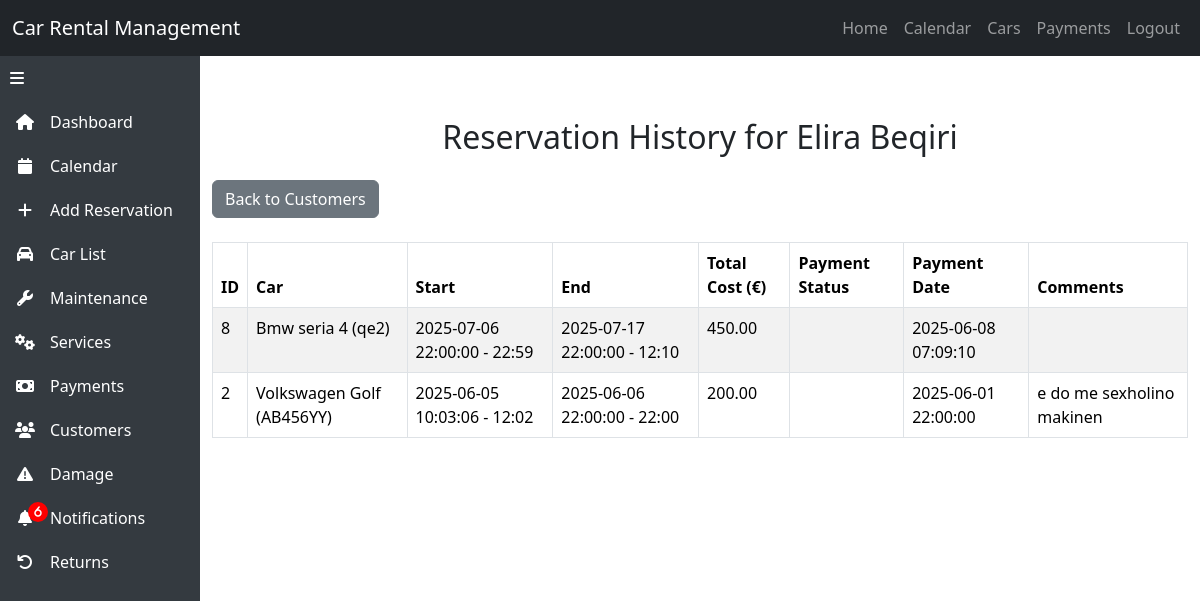
/customer_history.php?customer_id=2 (signed in), run on the app's committed database.
### tables this page shows
CREATE TABLE `customers` (
  `customer_id` int(11) NOT NULL,
  `name` varchar(255) NOT NULL,
  `phone` varchar(50) DEFAULT NULL,
  `license_number` varchar(100) DEFAULT NULL,
  `business_id` int(11) DEFAULT NULL
);

CREATE TABLE `reservations` (
  `reservation_id` int(11) NOT NULL,
  `car_id` int(11) NOT NULL,
  `customer_id` int(11) NOT NULL,
  `start_date` timestamp NOT NULL DEFAULT current_timestamp() ON UPDATE current_timestamp(),
  `end_date` timestamp NULL DEFAULT NULL,
  `total_cost` decimal(10,2) DEFAULT NULL,
  `start_time` time DEFAULT NULL,
  `end_time` time DEFAULT NULL,
  `comments` text DEFAULT NULL
);

CREATE TABLE `cars` (
  `car_id` int(11) NOT NULL,
  `business_id` int(11) NOT NULL,
  `brand` varchar(100) DEFAULT NULL,
  `model` varchar(100) DEFAULT NULL,
  `license_plate` varchar(50) DEFAULT NULL
);

CREATE TABLE `payments` (
  `payment_id` int(11) NOT NULL,
  `reservation_id` int(11) NOT NULL,
  `amount` decimal(10,2) DEFAULT NULL,
  `payment_date` timestamp NOT NULL DEFAULT current_timestamp() ON UPDATE current_timestamp(),
  `status` enum('payed','pending') DEFAULT NULL
);

### customer_history.php (the view, shortened to what this page needs)
<?php
require_once 'header.php';
$errors = [];
$customer = null;
$reservation_history = [];
if (!isset($_GET['customer_id']) || !is_numeric($_GET['customer_id'])) {
    $errors[] = 'Invalid customer ID';
} else {
    try {
        $stmt = $conn->prepare("SELECT business_id FROM users WHERE email = ?");
        $stmt->bind_param("s", $_SESSION['email']);
        $stmt->execute();
        $result = $stmt->get_result();
        $user = $result->fetch_assoc();
        $business_id = $user['business_id'];
        $customer_id = (int)$_GET['customer_id'];
        $stmt = $conn->prepare("SELECT name FROM customers WHERE customer_id = ? AND business_id = ?");
        $stmt->bind_param("ii", $customer_id, $business_id);
        $stmt->execute();
        $customer = $stmt->get_result()->fetch_assoc();
        $stmt = $conn->prepare("
            SELECT r.reservation_id, r.start_date, TIME_FORMAT(r.start_time, '%H:%i') AS start_time,
                   r.end_date, TIME_FORMAT(r.end_time, '%H:%i') AS end_time, r.total_cost, r.comments,
                   c.brand, c.model, c.license_plate, p.status, p.payment_date
            FROM reservations r
            JOIN cars c ON r.car_id = c.car_id
            JOIN payments p ON r.reservation_id = p.reservation_id
            WHERE r.customer_id = ? AND c.business_id = ?
            ORDER BY r.start_date DESC
        ");
        $stmt->bind_param("ii", $customer_id, $business_id);
        $stmt->execute();
        $reservation_history = $stmt->get_result()->fetch_all(MYSQLI_ASSOC);
    } catch (Exception $e) {
        $errors[] = 'Database error: ' . $e->getMessage();
    }
}
?>
<!DOCTYPE html>
<html lang="en">
<head>
</head>
<body>
    <div class="main-content" id="mainContent">
        <div class="container my-5">
            <h2 class="text-center mb-4">
                Reservation History for <?= $customer ? htmlspecialchars($customer['name']) : 'Customer' ?>
            </h2>
            <div class="mb-4">
                <a href="customers.php" class="btn btn-secondary">Back to Customers</a>
            </div>
            <?php if (!empty($errors)): ?>
                <div class="alert alert-danger">
                    <ul>
                        <?php foreach ($errors as $error): ?>
                            <li><?= htmlspecialchars($error) ?></li>
                        <?php endforeach; ?>
                    </ul>
                </div>
            <?php elseif (empty($reservation_history)): ?>
                <div class="alert alert-info">No reservations found for this customer.</div>
            <?php else: ?>
                <div class="table-responsive">
                    <table class="table table-bordered table-striped">
                        <thead>
                            <tr>
                                <th>ID</th>
                                <th>Car</th>
                                <th>Start</th>
                                <th>End</th>
                                <th>Total Cost (€)</th>
                                <th>Payment Status</th>
                                <th>Payment Date</th>
                                <th>Comments</th>
                            </tr>
                        </thead>
                        <tbody>
                            <?php foreach ($reservation_history as $reservation): ?>
                                <tr>
                                    <td><?= htmlspecialchars($reservation['reservation_id']) ?></td>
                                    <td><?= htmlspecialchars($reservation['brand'] . ' ' . $reservation['model'] . ' (' . $reservation['license_plate'] . ')') ?></td>
                                    <td>
                                        <?= htmlspecialchars($reservation['start_date']) ?>
                                        <?= $reservation['start_time'] ? ' - ' . htmlspecialchars($reservation['start_time']) : '' ?>
                                    </td>
                                    <td>
                                        <?= htmlspecialchars($reservation['end_date']) ?>
                                        <?= $reservation['end_time'] ? ' - ' . htmlspecialchars($reservation['end_time']) : '' ?>
                                    </td>
                                    <td><?= htmlspecialchars(number_format($reservation['total_cost'], 2)) ?></td>
                                    <td><?= htmlspecialchars($reservation['status']) ?></td>
                                    <td><?= htmlspecialchars($reservation['payment_date'] ?? '-') ?></td>
                                    <td><?= htmlspecialchars($reservation['comments'] ?? '-') ?></td>
                                </tr>
                            <?php endforeach; ?>
                        </tbody>
                    </table>
                </div>
            <?php endif; ?>
        </div>
    </div>
</body>
</html>

### header.php (style rules this page uses)
.main-content { transition: margin-left 0.3s; padding-top: 70px; }
.main-content:not(.collapsed) { margin-left: 200px; }

### data on the page
customers: name "Elira Beqiri"
reservations: reservation_id "8", car.license_plate "Bmw seria 4 (qe2)", start_date "2025-07-06 22:00:00", start_time "22:59", end_date "2025-07-17 22:00:00", end_time "12:10", total_cost "450.00", payments.payment_date "2025-06-08 07:09:10"
reservations: reservation_id "2", car.license_plate "Volkswagen Golf (AB456YY)", start_date "2025-06-05 10:03:06", start_time "12:02", end_date "2025-06-06 22:00:00", end_time "22:00", total_cost "200.00", payments.payment_date "2025-06-01 22:00:00", comments "e do me sexholino makinen"

### other printed values
$notification_count "6"
